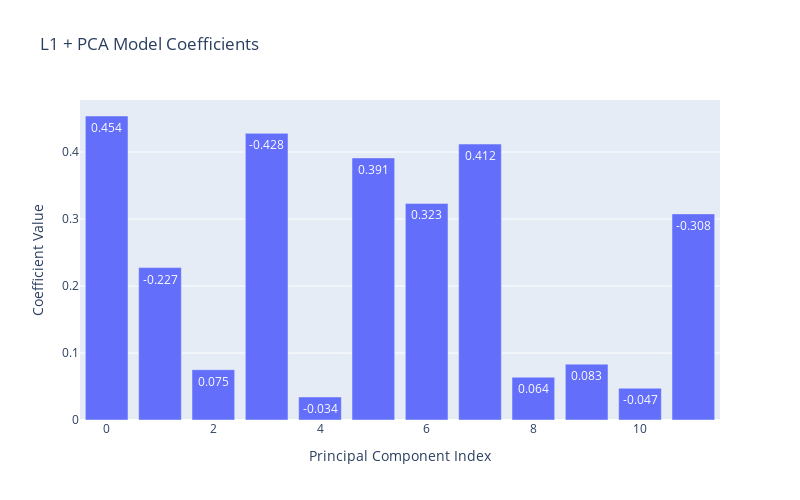

The cell this chart's notebook holds for it:
### Code cell
# Get coefficients from the L1+PCA model
coefs = lr_l1_pca.classifier.coef_[0]

# Create a bar plot to visualize coefficients
fig = go.Figure(data=go.Bar(
    x=list(range(len(coefs))),
    y=np.abs(coefs),
    text=[f'{coef:.3f}' for coef in coefs],
    textposition='auto'
))

fig.update_layout(
    title="L1 + PCA Model Coefficients",
    xaxis_title="Principal Component Index",
    yaxis_title="Coefficient Value",
    height=500,
    width=800
)

fig.show()

### Figure 1 — Plotly figure (JSON) as saved in the notebook; plotly's stock layout.template omitted (floating-point values rounded to 4 significant figures)
{"data": [{"text": ["0.454", "-0.227", "0.075", "-0.428", "-0.034", "0.391", "0.323", "0.412", "0.064", "0.083", "-0.047", "-0.308"], "textposition": "auto", "type": "bar", "x": [0, 1, 2, 3, 4, 5, 6, 7, 8, 9, 10, 11], "y": [0.4538, 0.2275, 0.07508, 0.4279, 0.03436, 0.3912, 0.3234, 0.412, 0.06382, 0.08336, 0.04733, 0.3077]}], "layout": {"height": 500, "title": {"text": "L1 + PCA Model Coefficients"}, "width": 800, "xaxis": {"title": {"text": "Principal Component Index"}}, "yaxis": {"title": {"text": "Coefficient Value"}}}}
